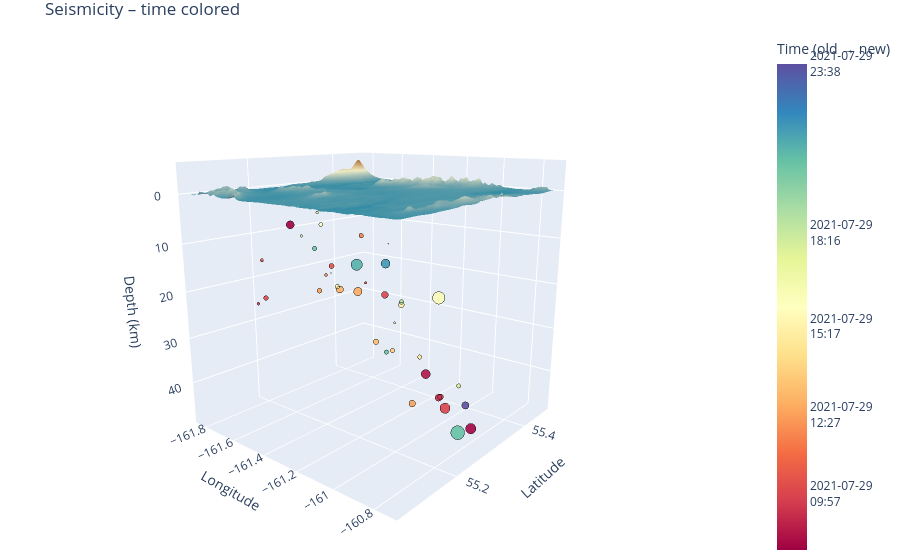

Source (notebook cell):
### Markdown cell above
## 3D map colored by time

### Code cell
# 3D interactive visualization: topography + seismicity

import plotly.io as pio

pio.renderers.default = "plotly_mimetype+notebook_connected"   # shows the figure in VS Code and in Jupyter

df_cat_plot = df_catalog.copy()
df_cat_plot["time"] = pd.to_datetime(df_cat_plot["time"], utc=True, errors="coerce")
df_cat_plot = df_cat_plot.dropna(subset=["time"]).copy()

start_dt = pd.to_datetime(START, utc=True)
end_dt = pd.to_datetime(END, utc=True)

df_cat_plot = df_cat_plot[
    (df_cat_plot["time"] >= start_dt) &
    (df_cat_plot["time"] <= end_dt)
].copy()

fig = h.plot_catalog_3d_topo_seismicity(
    catalog=df_cat_plot,
    catc=catc,
    mode="time",
    year=None,
    dem_res="15s",
    topo_exagg=3.0,
    topo_opacity=0.98,
    colorscale="Spectral",
    show=False,
    renderer="plotly_mimetype+notebook_connected",
    save_image=None,
    image_format="svg",
    image_width=1200,
    image_height=900,
    image_engine="kaleido",
)

fig.write_html(IMAGE_DIR / "catalog_3d_interactive.html", include_plotlyjs="cdn")

fig.show()   # uses pio.renderers.default, set at the top of this cell

### Figure 1 — Plotly figure (JSON) as saved in the notebook; plotly's stock layout.template omitted (floating-point values rounded to 4 significant figures; data arrays with more than 128 entries replaced by an {"elided": "..."} marker saying what was removed)
{"data": [{"colorscale": [[0, "rgb(161, 105, 40)"], [0.1667, "rgb(189, 146, 90)"], [0.3333, "rgb(214, 189, 141)"], [0.5, "rgb(237, 234, 194)"], [0.6667, "rgb(181, 200, 184)"], [0.8333, "rgb(121, 167, 172)"], [1, "rgb(40, 135, 161)"]], "name": "Topography", "opacity": 0.98, "showscale": false, "type": "surface", "x": {"elided": "95x267 float values"}, "y": {"elided": "95x267 float values"}, "z": {"elided": "95x267 float values"}}, {"marker": {"cmax": 1628000000.0, "cmin": 1628000000.0, "color": [1628000000.0, 1628000000.0, 1628000000.0, 1628000000.0, 1628000000.0, 1628000000.0, 1628000000.0, 1628000000.0, 1628000000.0, 1628000000.0, 1628000000.0, 1628000000.0, 1628000000.0, 1628000000.0, 1628000000.0, 1628000000.0, 1628000000.0, 1628000000.0, 1628000000.0, 1628000000.0, 1628000000.0, 1628000000.0, 1628000000.0, 1628000000.0, 1628000000.0, 1628000000.0, 1628000000.0, 1628000000.0, 1628000000.0, 1628000000.0, 1628000000.0, 1628000000.0, 1628000000.0, 1628000000.0, 1628000000.0, 1628000000.0, 1628000000.0, 1628000000.0], "colorbar": {"ticktext": ["2021-07-29<br>08:09", "2021-07-29<br>09:57", "2021-07-29<br>12:27", "2021-07-29<br>15:17", "2021-07-29<br>18:16", "2021-07-29<br>23:38"], "tickvals": [1628000000.0, 1628000000.0, 1628000000.0, 1628000000.0, 1628000000.0, 1628000000.0], "title": {"text": "Time (old → new)"}}, "colorscale": [[0, "rgb(158,1,66)"], [0.1, "rgb(213,62,79)"], [0.2, "rgb(244,109,67)"], [0.3, "rgb(253,174,97)"], [0.4, "rgb(254,224,139)"], [0.5, "rgb(255,255,191)"], [0.6, "rgb(230,245,152)"], [0.7, "rgb(171,221,164)"], [0.8, "rgb(102,194,165)"], [0.9, "rgb(50,136,189)"], [1, "rgb(94,79,162)"]], "line": {"color": "black", "width": 0.2}, "opacity": 0.9, "size": [7.673, 6.633, 3.204, 7.857, 11.78, 5.408, 3.633, 5.837, 2.776, 9.082, 5.163, 3.51, 1.429, 7.551, 5.592, 9.633, 8.102, 11.9, 6.327, 4.918, 4.918, 6.449, 5.102, 4.429, 14.29, 10.37, 3.02, 2.408, 4.857, 2.837, 1.0, 5.163, 4.857, 5.041, 16.0, 13.06, 10.43, 8.347]}, "mode": "markers", "name": "Earthquakes", "type": "scatter3d", "x": [-161.0, -160.9, -161.5, -161.2, -161.0, -161.4, -161.4, -161.4, -161.5, -161.7, -161.3, -161.6, -161.7, -160.9, -161.7, -161.4, -161.8, -160.8, -161.2, -161.1, -161.1, -160.9, -161.4, -161.3, -160.8, -160.9, -161.3, -161.1, -160.7, -161.6, -161.2, -160.9, -161.2, -161.7, -160.9, -161.2, -161.2, -160.8], "y": [55.3, 55.27, 55.09, 55.28, 55.33, 55.09, 55.08, 55.22, 55.34, 55.24, 55.25, 55.29, 55.47, 55.21, 55.29, 55.28, 55.4, 55.31, 55.26, 55.25, 55.28, 55.17, 55.22, 55.16, 55.21, 55.24, 55.16, 55.22, 55.22, 55.23, 55.15, 55.17, 55.27, 55.28, 55.29, 55.2, 55.25, 55.28], "z": [42.12, 39.79, 19.76, 21.14, 45.83, 18.21, 10.52, 14.66, 22.0, 8.13, 8.49, 19.9, 16.32, 38.69, 24.15, 21.61, 27.9, 47.51, 30.73, 31.2, 33.08, 17.19, 19.05, 4.82, 16.35, 33.76, 2.52, 23.61, 32.53, 9.76, 13.2, 17.01, 33.23, 13.78, 47.59, 12.95, 13.27, 40.37]}], "layout": {"margin": {"b": 0, "l": 0, "r": 0, "t": 30}, "scene": {"aspectmode": "auto", "camera": {"center": {"x": 0, "y": 0, "z": 0}, "eye": {"x": 1.513, "y": -1.803, "z": 0.6308}, "up": {"x": 0, "y": 0, "z": 1}}, "xaxis": {"title": {"text": "Longitude"}}, "yaxis": {"title": {"text": "Latitude"}}, "zaxis": {"autorange": "reversed", "title": {"text": "Depth (km)"}}}, "title": {"text": "Seismicity – time colored"}}}
